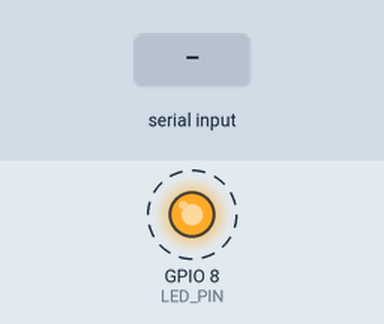
This sketch was run on a simulated ESP32-S3. Parts: output pins drawn as LEDs (lit = HIGH). Dashed ring = blinking. Inputs (shaded band) come from the test bench. EEPROM starts erased; nothing arrives over Bluetooth unless stated; what the sketch prints to the serial monitor is not drawn.

Above: at 1.2 s.
1.3 s: "c" received over Serial
Timing chart, 0 to 10.3 s (numbered marks = the images above; inputs shaded):
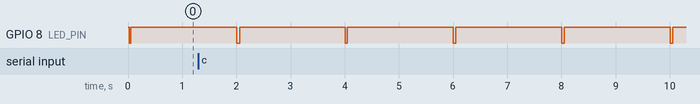

Measured:
- by itself, GPIO 8 (LED_PIN): alternates HIGH for 2.0 s and LOW for 0.05 s

The sketch:

06_battery_power.ino
```cpp
/*
  Stage 6 - Run from the battery

  Hardware: everything so far, plus the LiPo cell, the TP4056 charger module, the slide
  switch and the diode. Build and check the power circuit with the README of this stage
  BEFORE the battery is connected to the ESP32.

  What it does
    - blinks a short "heartbeat" every 2 seconds, so you can see it run with no cable
    - switches Bluetooth on, because the radio draws current in sharp bursts and that is
      what a weak power circuit cannot deliver
    - remembers, across restarts, how often the board started and WHY it started

  The one number that matters: brownout resets. A brownout is the chip restarting itself
  because its supply voltage dipped too low. On a good power circuit it stays 0.

  What you learn
    - where the power flows: cell -> TP4056 -> switch -> diode -> 5V pin -> regulator -> 3.3 V
    - the chip can tell you why it restarted
    - values can be kept through power-off in the chip's flash memory ("Preferences")

  Light on the board
    one short flash every 2 seconds    running normally
    ten fast flashes at start          there has been at least one brownout reset

  Serial Monitor: send c to clear the counters.
*/

#include <Preferences.h>
#include <BLEDevice.h>
#include <esp_system.h>

const int LED_PIN = 8;
const int LED_ON = LOW;

Preferences memory;          // a small key-value store in flash. It survives power-off.
uint32_t starts = 0;         // how many times the board has started
uint32_t brownouts = 0;      // how many of those were brownout resets
uint32_t previousRunSeconds = 0;
uint32_t lastSavedAt = 0, lastLineAt = 0;

void light(bool on) {
  digitalWrite(LED_PIN, on ? LED_ON : !LED_ON);
}

// Why did the chip start this time?
const char *startReason(esp_reset_reason_t reason) {
  switch (reason) {
    case ESP_RST_POWERON:  return "power was switched on";
    case ESP_RST_BROWNOUT: return "BROWNOUT: the supply voltage dipped too low";
    case ESP_RST_SW:       return "the program asked for a restart";
    case ESP_RST_PANIC:    return "the program crashed";
    case ESP_RST_INT_WDT:
    case ESP_RST_TASK_WDT:
    case ESP_RST_WDT:      return "the program hung and the watchdog restarted it";
    case ESP_RST_DEEPSLEEP: return "it woke from deep sleep";
    case ESP_RST_EXT:      return "the RESET button was pressed";
    default:               return "restart from the USB side, for example an upload or the Serial Monitor opening";
  }
}

void printTime(uint32_t seconds) {
  Serial.printf("%lu h %02lu min %02lu s", (unsigned long)(seconds / 3600), (unsigned long)((seconds / 60) % 60), (unsigned long)(seconds % 60));
}

void setup() {
  pinMode(LED_PIN, OUTPUT);
  light(false);

  Serial.begin(115200);
#if ARDUINO_USB_CDC_ON_BOOT
  Serial.setTxTimeoutMs(0);  // on battery there is no computer. Never wait for one.
#endif
  uint32_t start = millis();
  while (!Serial && millis() - start < 2000) {
    delay(10);
  }

  esp_reset_reason_t reason = esp_reset_reason();

  memory.begin("power", false);  // open the store named "power", for reading and writing
  starts = memory.getUInt("starts", 0) + 1;
  brownouts = memory.getUInt("brownouts", 0) + (reason == ESP_RST_BROWNOUT ? 1 : 0);
  previousRunSeconds = memory.getUInt("runtime", 0);
  memory.putUInt("starts", starts);
  memory.putUInt("brownouts", brownouts);
  memory.putUInt("runtime", 0);

  Serial.println();
  Serial.println("===== Stage 6: battery power test =====");
  Serial.printf("This start       %s\n", startReason(reason));
  Serial.printf("Starts so far    %lu\n", (unsigned long)starts);
  Serial.printf("Brownout resets  %lu   %s\n", (unsigned long)brownouts,
                brownouts == 0 ? "good, this must stay 0" : "<- the power circuit is too weak, see the README of this stage");
  Serial.print("Previous run     ");
  printTime(previousRunSeconds);
  Serial.println();

  if (brownouts > 0) {
    for (int i = 0; i < 10; i++) {  // visible without a cable
      light(true);
      delay(60);
      light(false);
      delay(60);
    }
  }

  // The radio is what stresses the supply, so switch it on and advertise.
  BLEDevice::init("SwingLab-PowerTest");
  BLEDevice::startAdvertising();
  Serial.println("Bluetooth is advertising as \"SwingLab-PowerTest\", only to load the battery.");
  Serial.println("Send c to clear the counters.");
}

void loop() {
  uint32_t now = millis();

  // Heartbeat: 50 ms on, every 2 seconds.
  light(now % 2000 < 50);

  // Save the running time twice a minute, so the next start can report it.
  if (now - lastSavedAt >= 30000) {
    lastSavedAt = now;
    memory.putUInt("runtime", now / 1000);
  }

  if (now - lastLineAt >= 5000) {
    lastLineAt = now;
    Serial.print("running for ");
    printTime(now / 1000);
    Serial.printf("   brownout resets %lu\n", (unsigned long)brownouts);
  }

  if (Serial.available() && Serial.read() == 'c') {
    memory.putUInt("starts", 0);
    memory.putUInt("brownouts", 0);
    memory.putUInt("runtime", 0);
    starts = 0;
    brownouts = 0;
    Serial.println("Counters cleared.");
  }
  delay(10);
}
```
